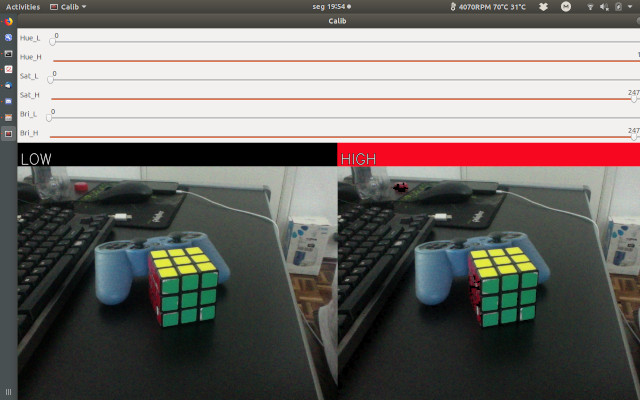
#> input picture webcam_tuner/examples/all.jpg, 640 x 400 px, given in place of the camera
$ python tuner.py
#> lines starting #> are read from the running program, lines starting #| are printed output that depends on the picture; after the words box and inside, x2 and y2 are one past the last pixel; in counts of white or black regions, pixels touching at a corner belong together
import cv2
import numpy as np
import math

def nothing(x):
    pass

def calibrate():

    cap = cv2.VideoCapture(0)

    ret, frame = cap.read()
#> frame is the input picture: shape (400, 640, 3); mean B, G, R 108.4, 112.1, 116.1
    height, width = frame.shape[:2]
#> height = 400; width = 640

    frame_low = np.zeros((math.floor(height * 0.1), width, 3), np.uint8)
    frame_high = np.zeros((math.floor(height * 0.1), width, 3), np.uint8)

    while(True):

        ret, frame = cap.read()

        hsv = cv2.cvtColor(frame, cv2.COLOR_BGR2HSV)
#> hsv: shape (400, 640, 3); mean H, S, V 55.6, 42.9, 121.8
        frame_low = cv2.cvtColor(frame_low, cv2.COLOR_BGR2HSV)
#> frame_low: shape (40, 640, 3); every value is 0
        frame_high = cv2.cvtColor(frame_high, cv2.COLOR_BGR2HSV)

        hue_l = cv2.getTrackbarPos('Hue_L', 'Calib')
        hue_h = cv2.getTrackbarPos('Hue_H', 'Calib')

        sat_l = cv2.getTrackbarPos('Sat_L', 'Calib')
        sat_h = cv2.getTrackbarPos('Sat_H', 'Calib')

        bri_l = cv2.getTrackbarPos('Bri_L', 'Calib')
        bri_h = cv2.getTrackbarPos('Bri_H', 'Calib')

        lower = np.array([hue_l, sat_l, bri_l])
        higher = np.array([hue_h, sat_h, bri_h])

        frame_low[:] = lower
        frame_high[:] = higher

        font = cv2.FONT_HERSHEY_SIMPLEX

        frame_low = cv2.cvtColor(frame_low, cv2.COLOR_HSV2BGR)
        f_height, f_width = frame_low.shape[:2]
#> f_height = 40; f_width = 640
        cv2.putText(frame_low, 'LOW', (5, f_height - 5), font, 1, (0, 0, 0), 2, cv2.LINE_AA)
        cv2.putText(frame_low, 'LOW', (5, f_height - 5), font, 1, (255, 255, 255), 1, cv2.LINE_AA)
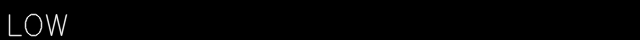
#> frame_low: shape (40, 640, 3); min 0, max 255, mean 2.3
        frame_high = cv2.cvtColor(frame_high, cv2.COLOR_HSV2BGR)
        cv2.putText(frame_high, 'HIGH', (5, f_height - 5), font, 1, (0, 0, 0), 2, cv2.LINE_AA)
        cv2.putText(frame_high, 'HIGH', (5, f_height - 5), font, 1, (255, 255, 255), 1, cv2.LINE_AA)
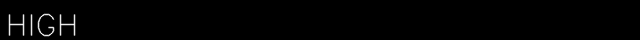
#> frame_high: shape (40, 640, 3); min 0, max 255, mean 2.5

        mask = cv2.inRange(hsv, lower, higher)
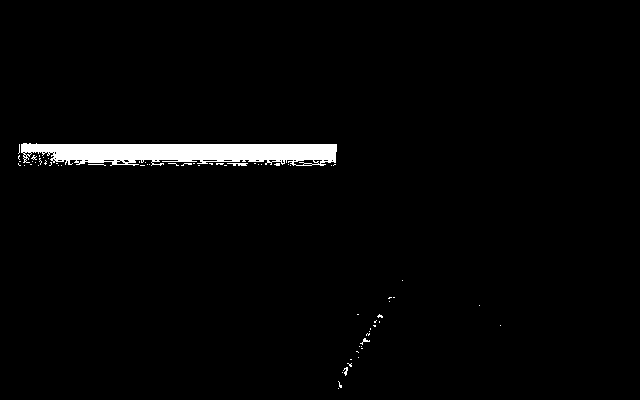
#> mask: shape (400, 640); 2.3% white; 68 white regions (64 under 20 px), largest, box (x1, y1, x2, y2) and area: (21, 143, 337, 166) 5453, (227, 163, 248, 166) 43, (360, 338, 370, 345) 23, (343, 367, 348, 376) 23
        mask = cv2.erode(mask, kernel, iterations = 2)
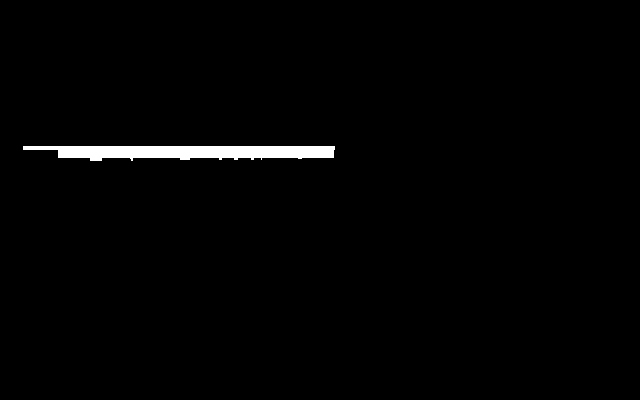
#> mask: shape (400, 640); 1.4% white; 1 white region, box (x1, y1, x2, y2) and area: (23, 146, 335, 161) 3545
        mask = cv2.dilate(mask, kernel, iterations = 2)
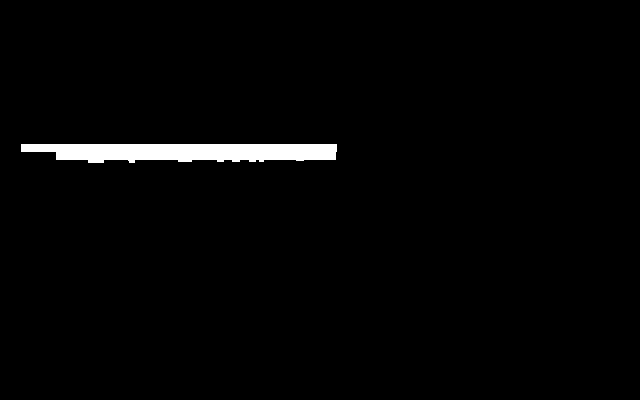
#> mask: shape (400, 640); 1.9% white; 1 white region, box (x1, y1, x2, y2) and area: (21, 144, 337, 163) 4925

        res = cv2.bitwise_and(frame, frame, mask= mask)
#> res: shape (400, 640, 3); every value is 0

        output = np.concatenate((frame, res), axis = 1)
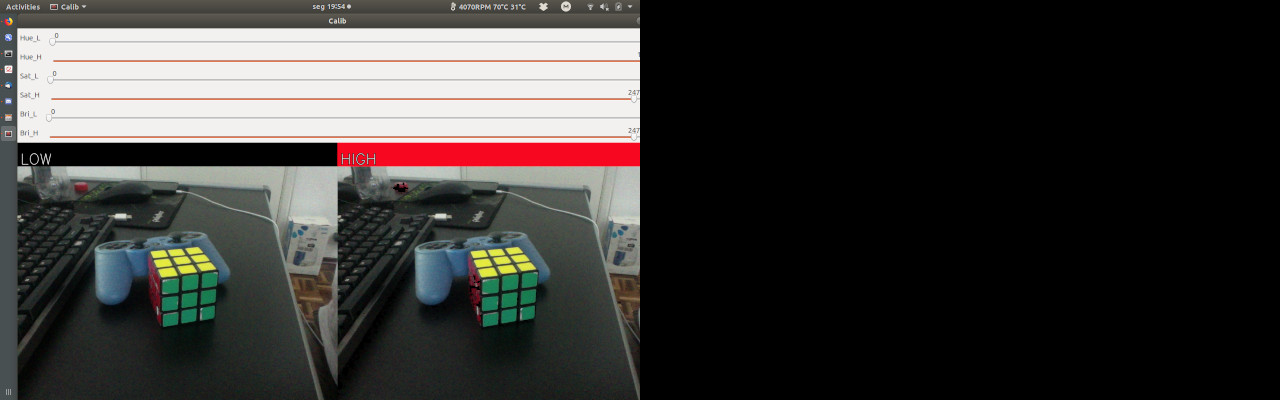
#> output: shape (400, 1280, 3); mean B, G, R 54.2, 56, 58
        aux = np.concatenate((frame_low, frame_high), axis = 1)
        output = np.concatenate((aux, output), axis = 0)
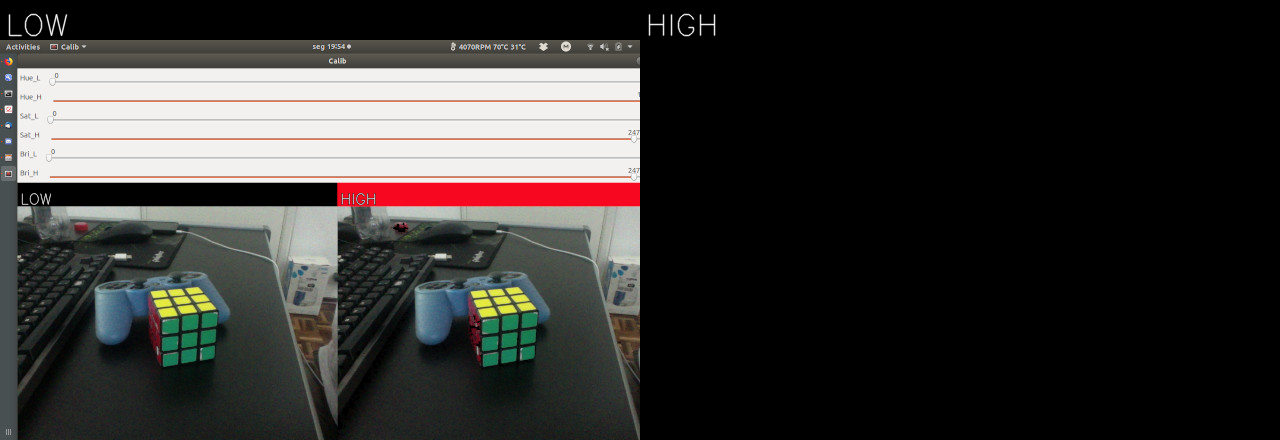
#> output: shape (440, 1280, 3); mean B, G, R 49.5, 51.2, 53

        cv2.imshow('Calib', output)

        if cv2.waitKey(1) & 0xFF == ord('q'):
#> (key q is pressed here)
            break

kernel = np.ones((3,3), np.uint8)

cv2.namedWindow('Calib')

cv2.createTrackbar('Hue_L', 'Calib', 0, 180, nothing)
cv2.createTrackbar('Hue_H', 'Calib', 0, 180, nothing)

cv2.createTrackbar('Sat_L', 'Calib', 0, 255, nothing)
cv2.createTrackbar('Sat_H', 'Calib', 0, 255, nothing)

cv2.createTrackbar('Bri_L', 'Calib', 0, 255, nothing)
cv2.createTrackbar('Bri_H', 'Calib', 0, 255, nothing)

calibrate()
#> (the run stopped early here; a loop or call above may not have finished)

$ run again, on webcam_tuner/examples/blue.jpg
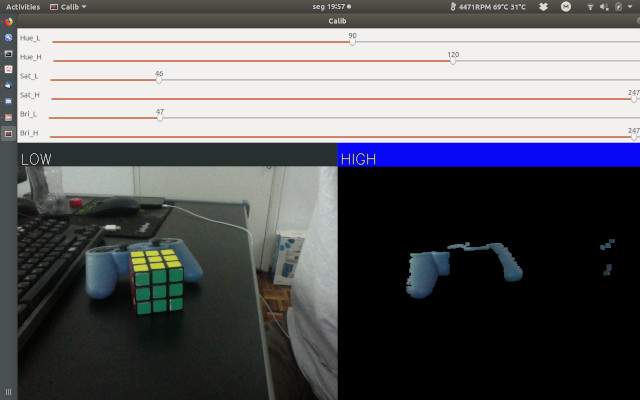
#> input picture webcam_tuner/examples/blue.jpg, 640 x 400 px, given in place of the camera
#> in calibrate, frame is the input picture: shape (400, 640, 3); mean B, G, R 100.8, 96.8, 96.4
#> hsv: shape (400, 640, 3); mean H, S, V 38.5, 30.6, 106.1
#> frame_high: shape (40, 640, 3); min 0, max 255, mean 2.5
#> in calibrate, `mask = cv2.inRange(hsv, lower, higher)`:
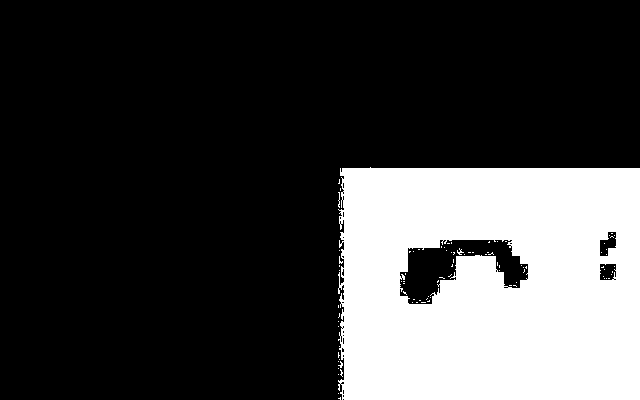
#> mask: shape (400, 640); 25.3% white; 88 white regions (86 under 20 px), largest, box (x1, y1, x2, y2) and area: (338, 167, 640, 400) 64597, (457, 248, 464, 255) 20
#> res: shape (400, 640, 3); every value is 0
#> in calibrate, `output = np.concatenate((aux, output), axis = 0)`:
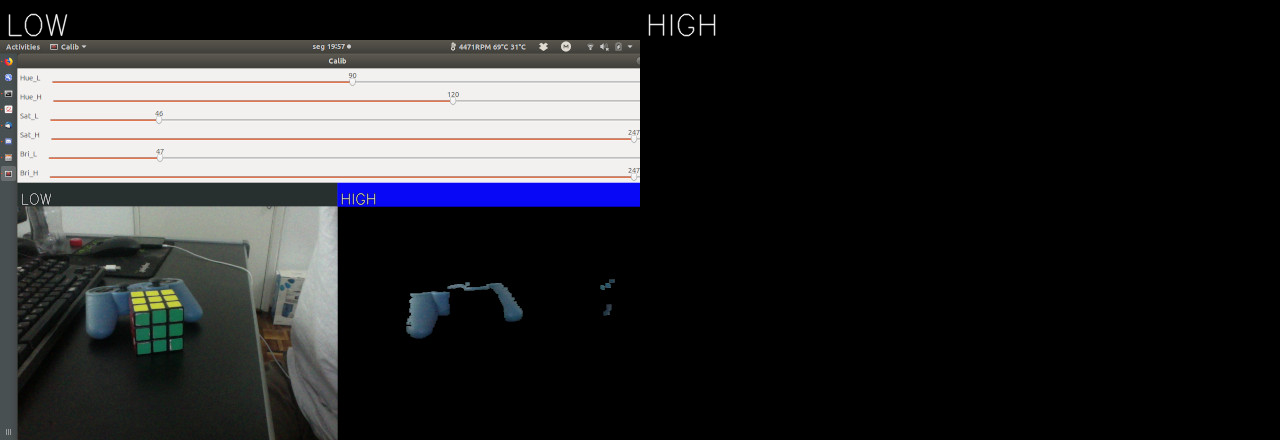
#> output: shape (440, 1280, 3); mean B, G, R 46, 44.2, 44

$ run again, on webcam_tuner/examples/green.jpg
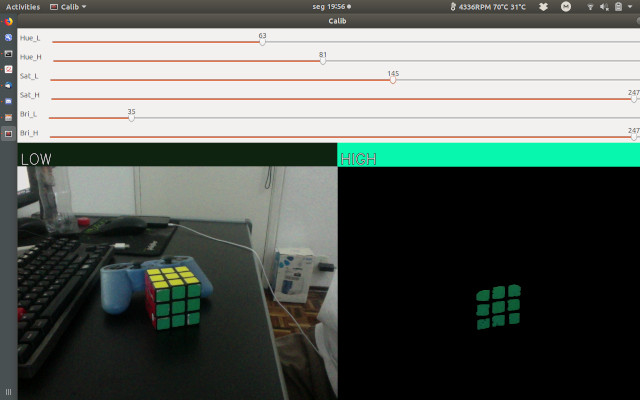
#> input picture webcam_tuner/examples/green.jpg, 640 x 400 px, given in place of the camera
#> in calibrate, frame is the input picture: shape (400, 640, 3); mean B, G, R 96.3, 102.1, 94.5
#> hsv: shape (400, 640, 3); mean H, S, V 35.4, 35.7, 104.6
#> frame_high: shape (40, 640, 3); min 0, max 255, mean 2.5
#> in calibrate, `mask = cv2.inRange(hsv, lower, higher)`:
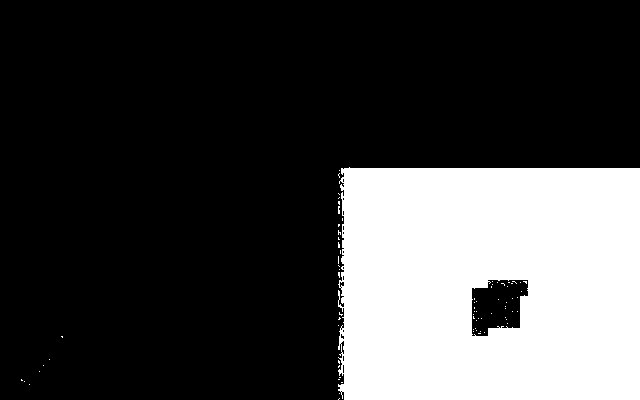
#> mask: shape (400, 640); 26.1% white; 76 white regions (75 under 20 px), largest, box (x1, y1, x2, y2) and area: (338, 167, 640, 400) 66747
#> res: shape (400, 640, 3); every value is 0
#> in calibrate, `output = np.concatenate((aux, output), axis = 0)`:
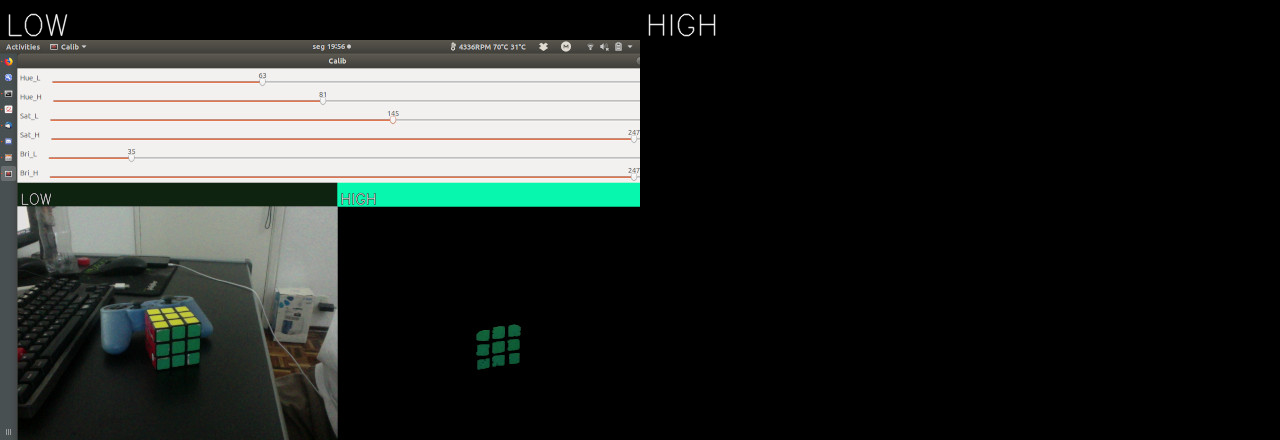
#> output: shape (440, 1280, 3); mean B, G, R 44, 46.6, 43.2
